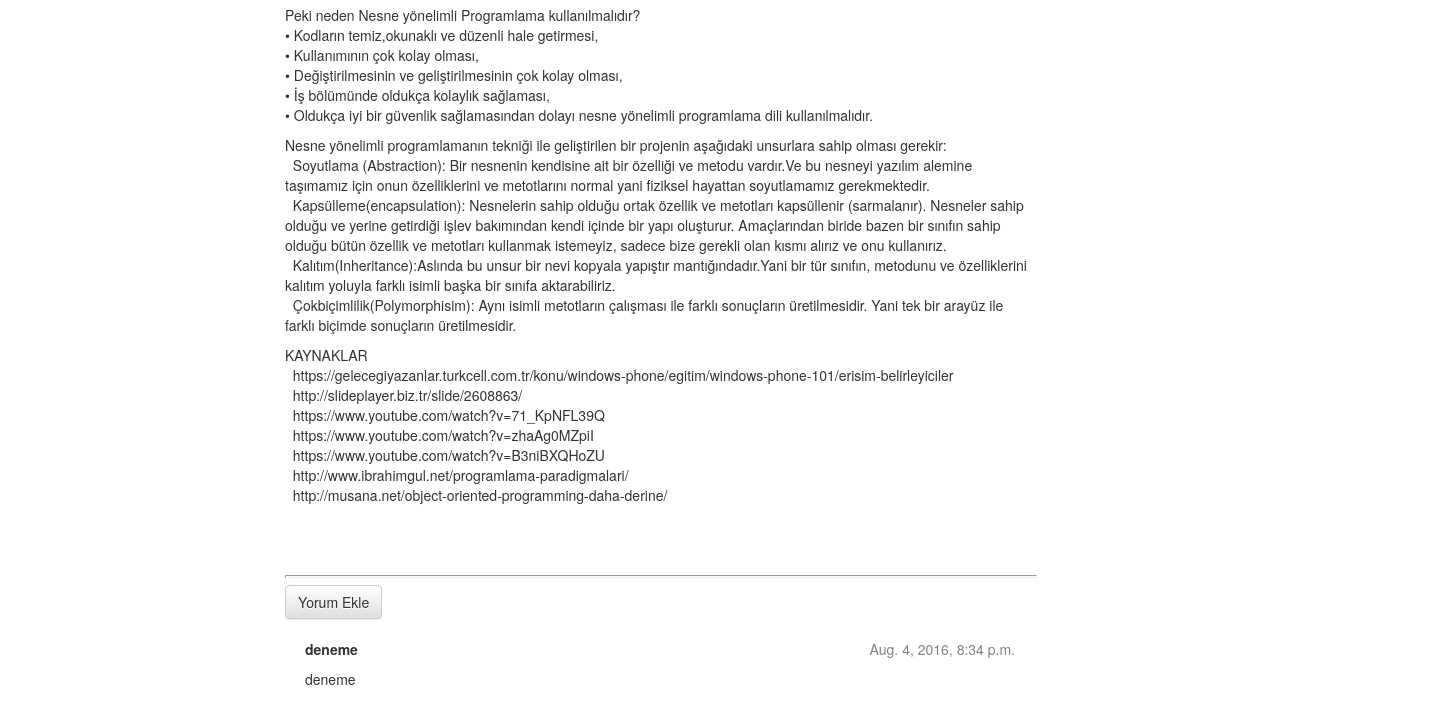
/post/1/ (lower part), run on an earlier commit of the app's database.
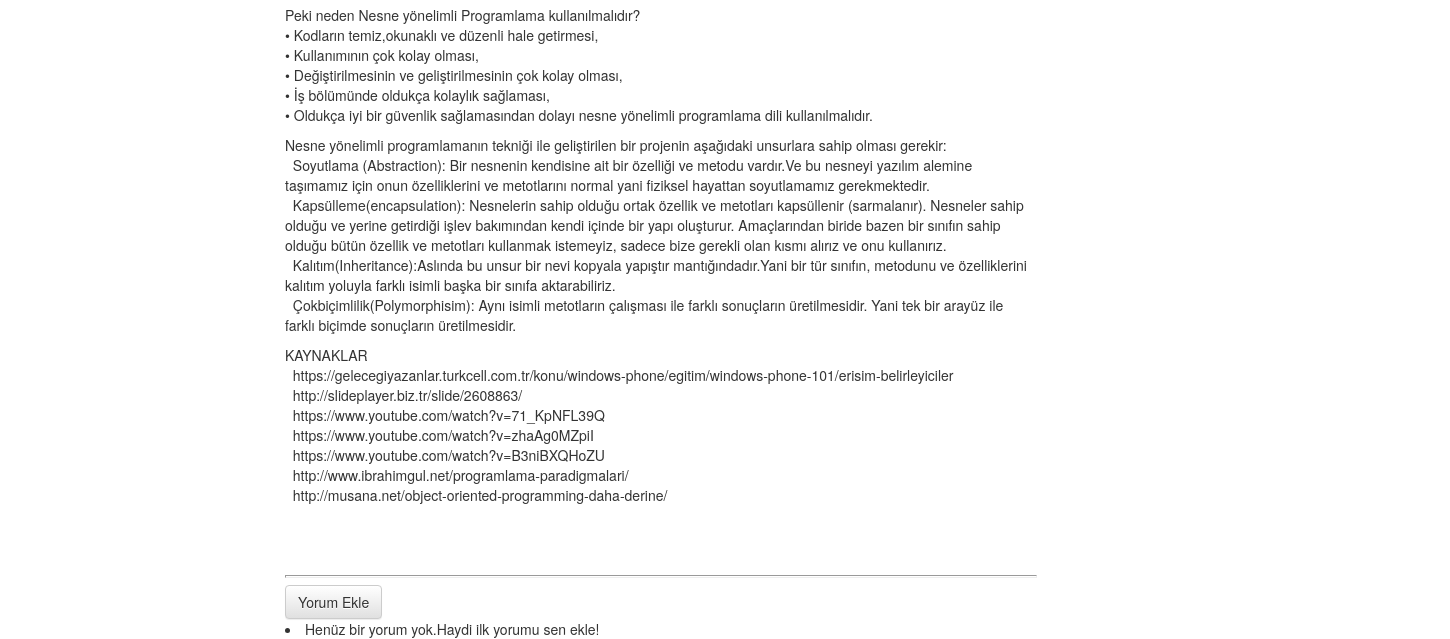
And on a later commit of the database.
### blog/models.py (models this page shows, shortened)
class Comment(models.Model):
    post = models.ForeignKey('blog.Post', related_name='comments')
    yazar = models.CharField(max_length=200)
    yazi = models.TextField()
    yaratilis_tarihi = models.DateTimeField(default=timezone.now)
    onaylanmis_yorum = models.BooleanField(default=False)

### blog/views.py (the view)
# urls.py: url(r'^post/(?P<pk>[0-9]+)/$', views.post_detail, name='post_detail'),
def post_detail(request, pk):
    post = get_object_or_404(Post, pk=pk)
    return render(request, 'blog/post_detail.html', {'post': post})

### blog/templates/blog/post_detail.html (shortened to what this page needs)
{% extends 'blog/base.html' %}
{% block content %}
    <div class="post">
        <p>{{ post.yazi|linebreaks }}</p>
    </div>
    <hr>
    <a class="btn btn-default" href="{% url 'add_comment_to_post' pk=post.pk %}">Yorum Ekle</a>
    {% for comment in post.comments.all %}
        {% if user.is_authenticated or comment.onaylanmis_yorum %}
        <div class="comment">
            <div class="date">
                {{ comment.yaratilis_tarihi }}
            </div>
            <strong>{{ comment.yazar }}</strong>
            <p>{{ comment.yazi|linebreaks }}</p>
        </div>
        {% endif %}
    {% empty %}
        <li>Henüz bir yorum yok.Haydi ilk yorumu sen ekle!</li>
    {% endfor %}
{% endblock %}

What changed in the data, as far as the page shows it:
removed Comment: yaratilis_tarihi "Aug. 4, 2016, 8:34 p.m.", yazar "deneme", yazi "deneme"
Also different on the page:
text now shown: "Henüz bir yorum yok.Haydi ilk yorumu sen ekle!"
